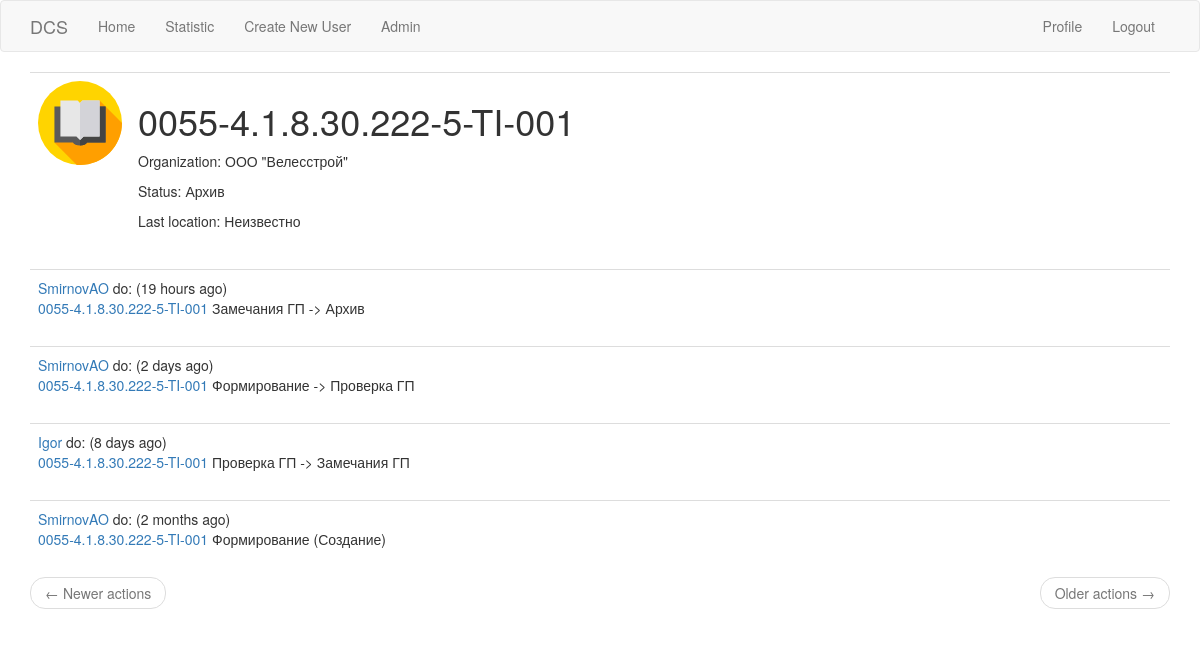
The page /book/AGPZ-000075 (signed in) on the database its author committed.
### app/models.py (models this page shows, shortened)
class Book(db.Model):
    id = db.Column(db.Integer, primary_key=True)
    qr_id = db.Column(db.String(20), index=True, unique=True)
    real_id = db.Column(db.String(140))
    company_id = db.Column(db.Integer, db.ForeignKey('company.id'))
    status_id = db.Column(db.Integer, db.ForeignKey('book_status.id'))
    actions = db.relationship('Action', backref='book', lazy='dynamic')

class Company(db.Model):
    id = db.Column(db.Integer, primary_key=True)
    org_full_name = db.Column(db.String(120), nullable=False)
    org_short_name = db.Column(db.String(20), nullable=False)
    org_type = db.Column(db.String(20), nullable=False)
    books = db.relationship('Book', backref='company', lazy='dynamic')
    users = db.relationship('User', backref='company', lazy='dynamic')

class BookStatus(db.Model):
    id = db.Column(db.Integer, primary_key=True)
    status_name = db.Column(db.String(60), nullable=False)
    books = db.relationship('Book', backref='book_status', lazy='dynamic')

class Action(db.Model):
    id = db.Column(db.Integer, primary_key=True)
    action = db.Column(db.String(140))
    timestamp = db.Column(db.DateTime, index=True, default=datetime.utcnow())
    location = db.Column(db.String(30))
    old_status_id = db.Column(db.Integer, db.ForeignKey('book_status.id'))
    new_status_id = db.Column(db.Integer, db.ForeignKey('book_status.id'))
    user_id = db.Column(db.Integer, db.ForeignKey('user.id'))
    book_id = db.Column(db.Integer, db.ForeignKey('book.id'))
    old_status = db.relationship('BookStatus', foreign_keys=[old_status_id])
    new_status = db.relationship('BookStatus', foreign_keys=[new_status_id])

class User(UserMixin, db.Model):
    id = db.Column(db.Integer, primary_key=True)
    username = db.Column(db.String(64), index=True, unique=True)
    email = db.Column(db.String(120), index=True, unique=True)
    telegram_id = db.Column(db.Integer)
    password_hash = db.Column(db.String(128))
    last_seen = db.Column(db.DateTime, default=datetime.utcnow)
    user_role_id = db.Column(db.Integer, db.ForeignKey('role.id'))
    user_company_id = db.Column(db.Integer, db.ForeignKey('company.id'))
    actions = db.relationship('Action', backref='author', lazy='dynamic')
    def has_role(self, role):
        return role == Role.query.get(self.user_role_id).role_name

### app/routes.py (the view)
@app.route('/book/<book_qr_id>')
@login_required
def book(book_qr_id):
    book = Book.query.filter_by(qr_id=book_qr_id).first_or_404()
    page = request.args.get('page', 1, type=int)
    actions = book.actions.order_by(Action.timestamp.desc()).paginate(page, app.config['ACTIONS_PER_PAGE'], False)
    next_url = url_for('book', username=book.qr_id, page=actions.next_num) if actions.has_next else None
    prev_url = url_for('book', username=book.qr_id, page=actions.prev_num) if actions.has_prev else None
    return render_template('book.html', book=book, actions=actions.items, title='Book',
                           next_url=next_url, prev_url=prev_url)

### app/models.py (called while the page is built)
@login.user_loader
def load_user(id):
    return User.query.get(int(id))

### app/routes.py (called while the page is built)
@app.before_request
def before_request():
    if current_user.is_authenticated:
        current_user.last_seen = datetime.utcnow()
        db.session.commit()

### app/templates/book.html
{% extends "base.html" %}
{% block app_content %}
    <table class="table table-hover">
        <tr>
            <td width="100px"><img src="../static/book.svg" alt="" ></td>
            <td>
                <h1>{{ book.real_id }}</h1>
                <p>Organization: {{ book.company.org_full_name }}</p>
                <p>Status: {{ book.book_status.status_name }}</p>
                <p>Last location: {{ actions[0].location }}</p>
            </td>
        </tr>
    </table>
    {% if actions %}
        {% for action in actions %}
            {% include '_action.html' %}
        {% endfor %}
        <nav aria-label="...">
        <ul class="pager">
            <li class="previous{% if not prev_url %} disabled{% endif %}">
                <a href="{{ prev_url or '#' }}">
                    <span aria-hidden="true">&larr;</span> Newer actions
                </a>
            </li>
            <li class="next{% if not next_url %} disabled{% endif %}">
                <a href="{{ next_url or '#' }}">
                    Older actions <span aria-hidden="true">&rarr;</span>
                </a>
            </li>
        </ul>
    </nav>
    {% else %}
        <h3 class="text-center text-muted bg-warning col-md-4 col-md-offset-4">Book has no actions</h3>
    {% endif %}
{% endblock %}

### app/templates/base.html (shortened to what this page needs)
{% extends 'bootstrap/base.html' %}
{% block navbar %}
  <nav class="navbar navbar-default">
        <div class="container">
            <div class="navbar-header">
                <a class="navbar-brand" href="{{ url_for('index') }}">DCS</a>
            </div>
            <div class="collapse navbar-collapse" id="bs-example-navbar-collapse-1">
                <ul class="nav navbar-nav">
                    {% if current_user.is_anonymous %}
                    <li><a href="{{ url_for('info') }}">Info</a></li>
                    {% else %}
                    <li><a href="{{ url_for('index') }}">Home</a></li>
                        {% if current_user.has_role('admin') %}
                        <li><a href="{{ url_for('render_dashboard') }}">Statistic</a></li>
                        <li><a href="{{ url_for('create_new_user') }}">Create New User</a></li>
                        <li><a href="{{ url_for('admin.index') }}">Admin</a></li>
                        {% elif current_user.role == 'manager' %}
                        <li><a href="{{ url_for('statistic') }}">Statistic</a></li>
                        {% endif %}
                    {% endif %}
                </ul>
                <ul class="nav navbar-nav navbar-right">
                    {% if current_user.is_anonymous %}
                    <li><a href="{{ url_for('login') }}">Login</a></li>
                    {% else %}
                    <li><a href="{{ url_for('user', username=current_user.username) }}">Profile</a></li>
                    <li><a href="{{ url_for('logout') }}">Logout</a></li>
                    {% endif %}
                </ul>
            </div>
        </div>
    </nav>
{% endblock %}
{% block content %}
    <div class="container">
        {% block app_content %}{% endblock %}
    </div>
{% endblock %}

### app/templates/_action.html
<table class="table table-hover">
    <tr>
        <td>
            <a href="{{ url_for('user', username=action.author.username) }}">{{ action.author.username }}</a> do: ({{ moment(action.timestamp).fromNow() }})
            <br><a href="{{ url_for('book', book_qr_id=action.book.qr_id) }}">{{ action.book.real_id  }}</a> {{ action.action }}
        </td>
    </tr>
</table>

### rows shown on the page
Book: real_id "0055-4.1.8.30.222-5-TI-001"
Company: company.org_full_name "ООО \"Велесстрой\""
BookStatus: book_status.status_name "Архив"
Action: location "Неизвестно", author.username "SmirnovAO", timestamp "19 hours ago", book.real_id "0055-4.1.8.30.222-5-TI-001", action "Замечания ГП -> Архив"
Action: author.username "SmirnovAO", timestamp "2 days ago", book.real_id "0055-4.1.8.30.222-5-TI-001", action "Формирование -> Проверка ГП"
Action: author.username "Igor", timestamp "8 days ago", book.real_id "0055-4.1.8.30.222-5-TI-001", action "Проверка ГП -> Замечания ГП"
Action: author.username "SmirnovAO", timestamp "2 months ago", book.real_id "0055-4.1.8.30.222-5-TI-001", action "Формирование (Создание)"
